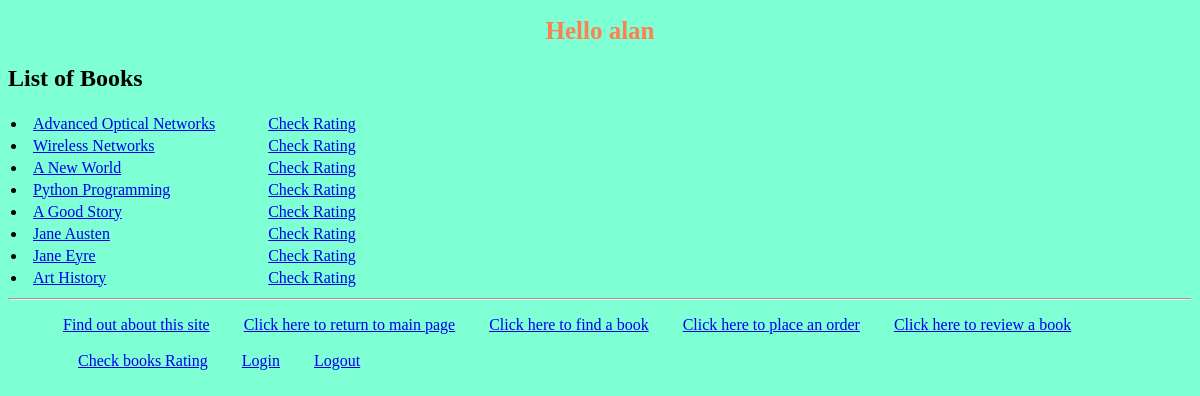
The app's page /myapp/check_reviews (signed in) with its own data.
### myapp/models.py (models this page shows, shortened)
class Book(models.Model):
    CATEGORY_CHOICES = [
        ('S', 'Scinece&Tech'),
        ('F', 'Fiction'),
        ('B', 'Biography'),
        ('T', 'Travel'),
        ('O', 'Other')
    ]
    title = models.CharField(max_length=200)
    category = models.CharField(max_length=1, choices=CATEGORY_CHOICES, default='S')
    num_pages = models.PositiveIntegerField(default=100)
    price = models.DecimalField(max_digits=10, decimal_places=2)
    description = models.TextField(blank=True)
    publisher = models.ForeignKey(Publisher, related_name='books', on_delete=models.CASCADE)
    num_reviews = models.PositiveIntegerField(default=0)

### myapp/views.py (the view)
# urls.py: path(r'check_reviews',views.chk_reviews_index,name='chk_reviews_index'),
@login_required
def chk_reviews_index(request):
    booklist = Book.objects.all().order_by('id')[:10]
    return render(request, 'myapp/chk_reviews_index.html', {'booklist': booklist})

### myapp/templates/myapp/chk_reviews_index.html
{% extends 'myapp/base.html' %}
{% block body_block %}
    {% if booklist %}
        <h2>List of Books</h2>
        <table>
        <ul>
            {% for book  in booklist %}
                    <tr>
                        <td>
                            <li>
                                <a href="{% url 'myapp:book_detail' book.id %}">{{book.title}} </a>
                            </li>
                        </td>
                        <td style="padding-left: 50px">
                            <a href="{% url 'myapp:chk_reviews' book.id %}">Check Rating</a>
                        </td>
                    </tr>
            {% endfor %}
        </ul>
        </table>
    {% else %}
        <strong>There are no available books!</strong>
    {% endif %}
{% endblock %}

### myapp/templates/myapp/base.html (shortened to what this page needs)
<!DOCTYPE html>
{% load staticfiles %}
<html>
    <head>
        <link rel="stylesheet" type="text/css" href="{% static 'myapp/style.css' %}" />
    </head>
    <body>
        <div>
            <h1>{% block myhdg %}Hello {{request.user.username}} {% endblock %}</h1>
            {% block body_block %}*** {% endblock %}
        </div>
        <hr />
        <div>
            <ul>
                <li class="hbar1"><a href="{% url 'myapp:about' %}">Find out about this site</a></li>
                <li class="hbar1"><a href = "{% url 'myapp:index' %}">Click here to return to main page</a></li>
                <li class="hbar1"><a href = "{% url 'myapp:findbooks' %}">Click here to find a book</a></li>
                <li class="hbar1"><a href = "{% url 'myapp:place_order' %}">Click here to place an order</a></li>
                <li class="hbar1"><a href = "{% url 'myapp:review' %}">Click here to review a book</a><br><br></li>
                <li class="hbar1"><a href = "{% url 'myapp:chk_reviews_index' %}">Check books Rating</a></li>
                <li class="hbar1"><a href = "{% url 'myapp:login' %}">Login</a></li>
                <li class="hbar1"><a href = "{% url 'myapp:logout' %}">Logout</a></li>
            </ul>
        </div>
    </body>
</html>

### myapp/static/myapp/style.css (style rules this page uses)
h1 { color: coral; font-size: 25px; text-align: center; }
body { background-color: aquamarine; }
.hbar1 { display: inline; margin: 15px; }

### records on screen
Book: title "Advanced Optical Networks"
Book: title "Wireless Networks"
Book: title "A New World"
Book: title "Python Programming"
Book: title "A Good Story"
Book: title "Jane Austen"
Book: title "Jane Eyre"
Book: title "Art History"

### other values on screen
{{ request.user.username }} "alan"
